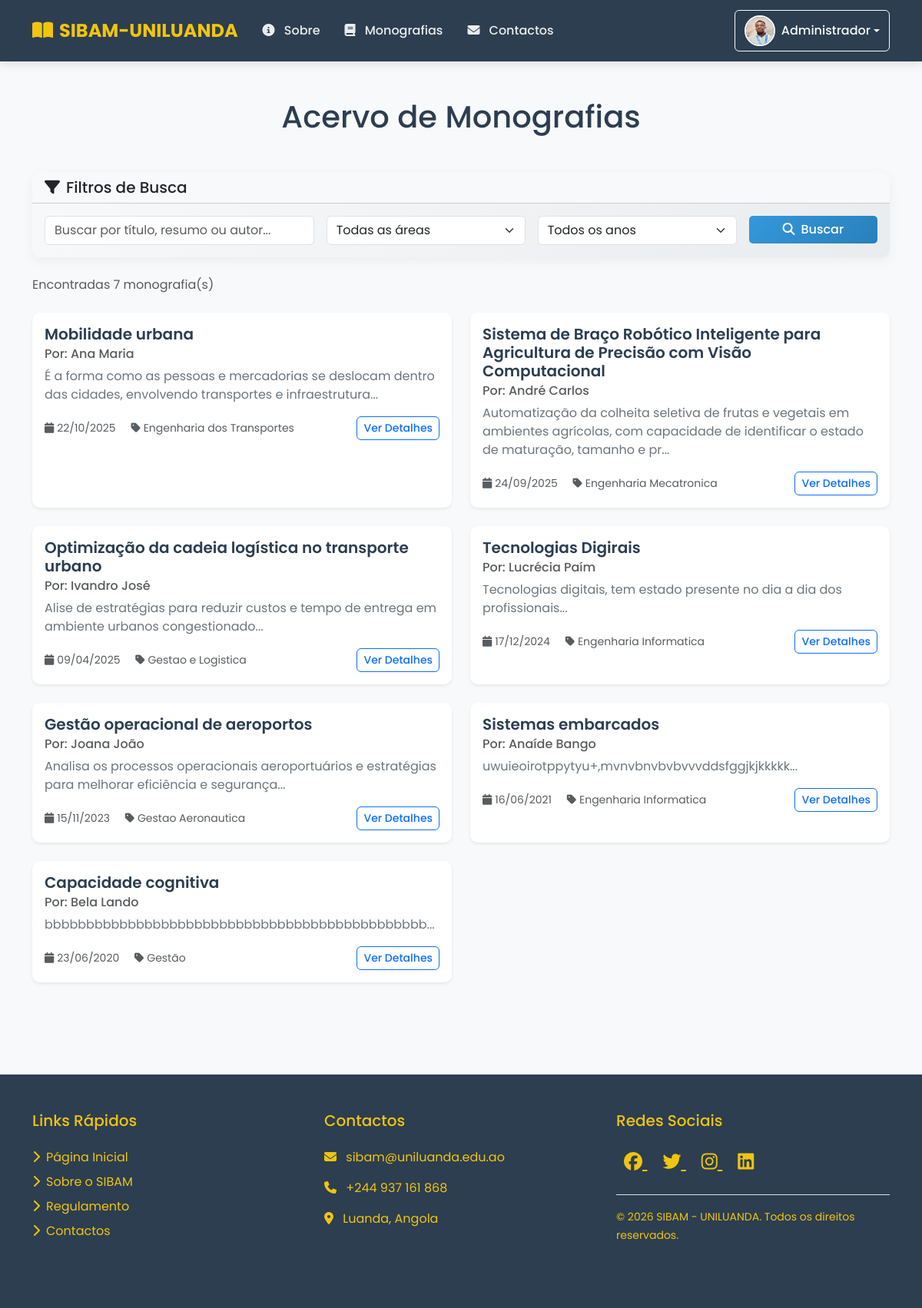
Before: /monografias.php (signed in) with the older database file.
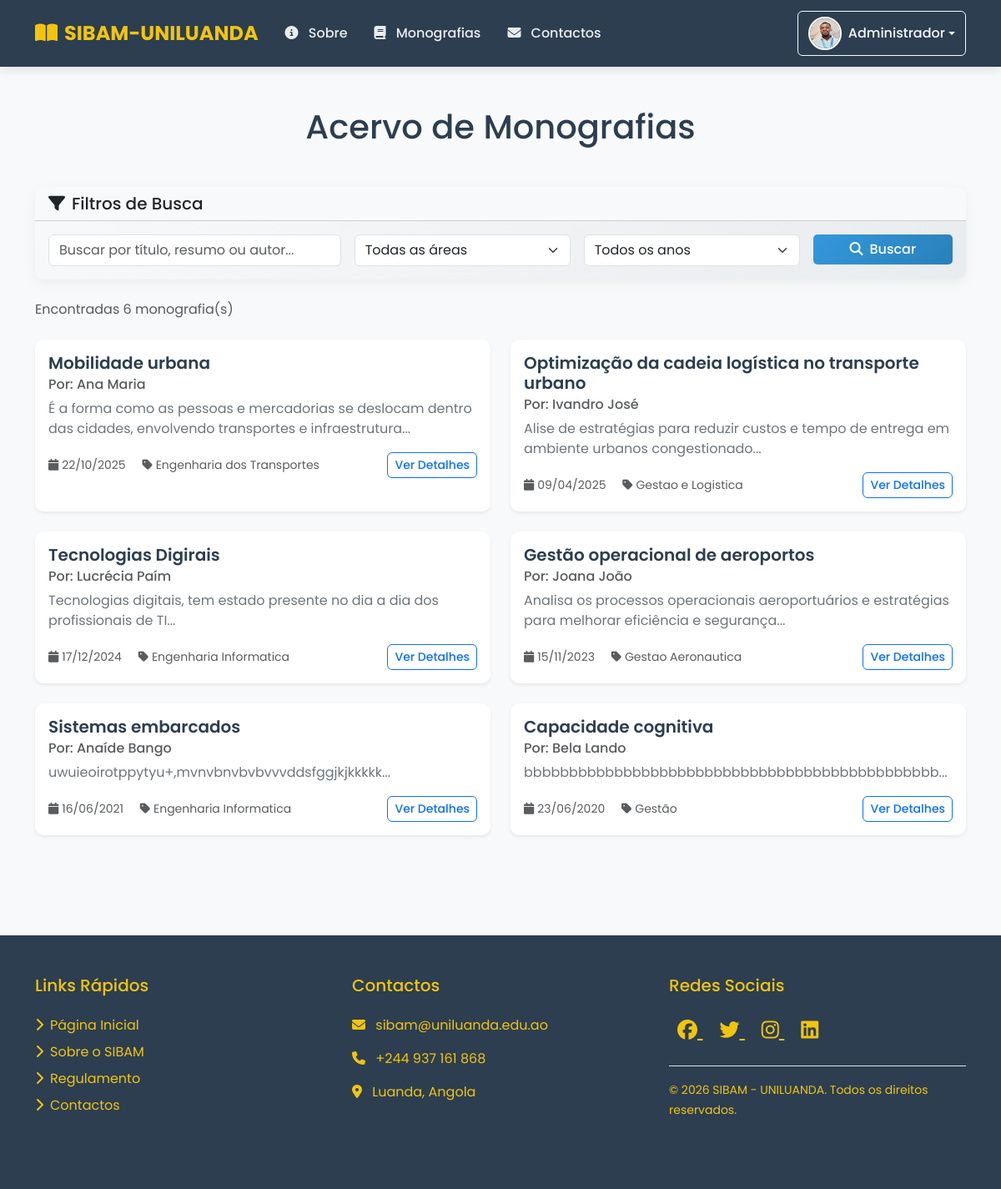
After: the same page with the newer database file.
### tables this page shows
CREATE TABLE `monografias` (
  `id` int NOT NULL AUTO_INCREMENT,
  `titulo` varchar(255) NOT NULL,
  `resumo` text NOT NULL,
  `autor_id` int NOT NULL,
  `orientador` varchar(100) DEFAULT NULL,
  `area` varchar(100) DEFAULT NULL,
  `palavras_chave` varchar(255) DEFAULT NULL,
  `arquivo` varchar(255) NOT NULL,
  `data_publicacao` date DEFAULT NULL,
  `status` enum('pendente','aprovado','rejeitado') DEFAULT 'pendente',
  `data_submissao` timestamp NULL DEFAULT CURRENT_TIMESTAMP,
  PRIMARY KEY (`id`),
  KEY `autor_id` (`autor_id`),
  CONSTRAINT `fk_monografias_autor` FOREIGN KEY (`autor_id`) REFERENCES `usuarios` (`id`) ON DELETE CASCADE ON UPDATE CASCADE
);

CREATE TABLE `usuarios` (
  `id` int NOT NULL AUTO_INCREMENT,
  `nome` varchar(100) NOT NULL,
  `email` varchar(100) NOT NULL,
  `password` varchar(255) NOT NULL,
  `tipo` enum('admin','estudante','professor') DEFAULT 'estudante',
  `foto` varchar(255) DEFAULT 'default.png',
  `data_criacao` timestamp NULL DEFAULT CURRENT_TIMESTAMP,
  `data_atualizacao` timestamp NULL DEFAULT CURRENT_TIMESTAMP ON UPDATE CURRENT_TIMESTAMP,
  PRIMARY KEY (`id`),
  UNIQUE KEY `email` (`email`)
);

### includes/config.php (called while the page is built, shortened)
<?php
require_once 'functions.php';
function isLoggedIn() {
    return isset($_SESSION['logged_in']) && $_SESSION['logged_in'] === true;
}
?>

### includes/functions.php (called while the page is built, shortened)
<?php
function formatDate($date) {
    return date('d/m/Y', strtotime($date));
}
?>

### monografias.php (the view, shortened to what this page needs)
<?php
require_once 'includes/config.php';
$page = isset($_GET['page']) ? (int)$_GET['page'] : 1;
$limit = 10;
$offset = ($page - 1) * $limit;
$search = isset($_GET['search']) ? sanitizeInput($_GET['search']) : '';
$query = "SELECT m.*, u.nome as autor FROM monografias m
          LEFT JOIN usuarios u ON m.autor_id = u.id
          WHERE 1=1";
$countQuery = "SELECT COUNT(*) as total FROM monografias m
               LEFT JOIN usuarios u ON m.autor_id = u.id
               WHERE 1=1";
$stmt = $db->prepare($countQuery);
$stmt->execute();
$totalRecords = $stmt->fetch(PDO::FETCH_ASSOC)['total'];
$query .= " ORDER BY m.data_publicacao DESC LIMIT :limit OFFSET :offset";
$stmt = $db->prepare($query);
$stmt->bindValue(':limit', $limit, PDO::PARAM_INT);
$stmt->bindValue(':offset', $offset, PDO::PARAM_INT);
$stmt->execute();
$monografias = $stmt->fetchAll(PDO::FETCH_ASSOC);
?>
<!DOCTYPE html>
<html lang="pt-pt">
<head>
    <?php include 'includes/head.php'; ?>
</head>
<body>
    <?php include 'includes/header.php'; ?>
    <div class="container py-5">
        <h1 class="text-center mb-5">Acervo de Monografias</h1>
        <div class="card mb-4 filter-card">
            <div class="card-header bg-light">
                <h5 class="mb-0"><i class="fas fa-filter me-2"></i>Filtros de Busca</h5>
            </div>
            <div class="card-body">
                <form method="GET" class="row g-3">
                    <div class="col-md-4">
                        <input type="text" class="form-control" name="search" placeholder="Buscar por título, resumo ou autor..." value="<?php echo htmlspecialchars($search); ?>">
                    </div>
                    <div class="col-md-3">
                        <select class="form-select" name="area">
                            <option value="">Todas as áreas</option>
                        </select>
                    </div>
                    <div class="col-md-3">
                        <select class="form-select" name="ano">
                            <option value="">Todos os anos</option>
                        </select>
                    </div>
                    <div class="col-md-2">
                        <button type="submit" class="btn btn-primary w-100"><i class="fas fa-search me-2"></i>Buscar</button>
                    </div>
                </form>
            </div>
        </div>
        <div class="mb-4">
            <p class="text-muted">Encontradas <?php echo $totalRecords; ?> monografia(s)</p>
        </div>
        <?php if (count($monografias) > 0): ?>
            <div class="row">
                <?php foreach ($monografias as $monografia): ?>
                    <div class="col-md-6 mb-4">
                        <div class="card h-100 shadow-sm">
                            <div class="card-body">
                                <h5 class="card-title"><?php echo htmlspecialchars($monografia['titulo']); ?></h5>
                                <h6 class="card-subtitle mb-2 text-muted">Por: <?php echo htmlspecialchars($monografia['autor']); ?></h6>
                                <p class="card-text"><?php echo substr(htmlspecialchars($monografia['resumo']), 0, 150); ?>...</p>
                                <div class="d-flex justify-content-between align-items-center">
                                    <small class="text-muted">
                                        <i class="fas fa-calendar me-1"></i><?php echo formatDate($monografia['data_publicacao']); ?>
                                        <i class="fas fa-tag ms-3 me-1"></i><?php echo htmlspecialchars($monografia['area']); ?>
                                    </small>
                                    <a href="detalhes_monografia.php?id=<?php echo $monografia['id']; ?>" class="btn btn-sm btn-outline-primary">Ver Detalhes</a>
                                </div>
                            </div>
                        </div>
                    </div>
                <?php endforeach; ?>
            </div>
        <?php endif; ?>
    </div>
    <?php include 'includes/footer.php'; ?>
</body>
</html>

### includes/head.php (shortened to what this page needs)
<link href="https://cdn.jsdelivr.net/npm/bootstrap@5.3.3/dist/css/bootstrap.min.css" rel="stylesheet">
<link rel="stylesheet" href="https://cdnjs.cloudflare.com/ajax/libs/font-awesome/6.5.0/css/all.min.css">
<link rel="stylesheet" href="https://cdnjs.cloudflare.com/ajax/libs/animate.css/4.1.1/animate.min.css">
<link rel="stylesheet" href="css/style.css">

### includes/header.php (shortened to what this page needs)
<nav class="navbar navbar-expand-lg navbar-dark sticky-top">
    <div class="container">
        <a class="navbar-brand" href="home.php"><i class="fas fa-book-open me-2"></i>SIBAM-UNILUANDA</a>
        <div class="collapse navbar-collapse" id="navbarLinks">
            <ul class="navbar-nav me-auto mb-2 mb-lg-0">
                <li class="nav-item">
                    <a class="nav-link" href="sobre.php"><i class="fas fa-info-circle"></i> Sobre</a>
                </li>
                <li class="nav-item">
                    <a class="nav-link" href="monografias.php"><i class="fas fa-book"></i> Monografias</a>
                </li>
                <li class="nav-item">
                    <a class="nav-link" href="contactos.php"><i class="fas fa-envelope"></i> Contactos</a>
                </li>
            </ul>
        </div>
        <div class="d-flex">
            <?php if (isLoggedIn()): ?>
                <div class="dropdown">
                    <button class="btn btn-outline-light dropdown-toggle d-flex align-items-center" type="button" id="userDropdown" data-bs-toggle="dropdown" aria-expanded="false">
                        <img src="assets/images/avatar/<?php echo htmlspecialchars($_SESSION['user_foto']); ?>"
                             alt="Foto de Perfil"
                             class="rounded-circle me-2 user-avatar"
                             width="40"
                             height="40"
                             onerror="this.src='assets/images/avatar/default.png'">
                        <?php echo htmlspecialchars($_SESSION['user_nome']); ?>
                    </button>
                </div>
            <?php else: ?>
                <button class="btn btn-light btn-login" data-bs-toggle="modal" data-bs-target="#loginModal">
                    <i class="fas fa-sign-in-alt me-2"></i> Entrar
                </button>
            <?php endif; ?>
        </div>
    </div>
</nav>

### includes/footer.php (shortened to what this page needs)
<footer class="py-5 mt-5">
    <div class="container">
        <div class="row">
            <div class="col-md-4 mb-4">
                <h5 class="mb-4">Links Rápidos</h5>
                <ul class="list-unstyled footer-links">
                    <li class="mb-2"><a href="home.php"><i class="fas fa-chevron-right me-2"></i>Página Inicial</a></li>
                    <li class="mb-2"><a href="sobre.php"><i class="fas fa-chevron-right me-2"></i>Sobre o SIBAM</a></li>
                    <li class="mb-2"><a href="regulamento.php"><i class="fas fa-chevron-right me-2"></i>Regulamento</a></li>
                    <li class="mb-2"><a href="contactos.php"><i class="fas fa-chevron-right me-2"></i>Contactos</a></li>
                </ul>
            </div>
            <div class="col-md-4 mb-4">
                <h5 class="mb-4">Contactos</h5>
                <ul class="list-unstyled">
                    <li class="mb-3"><i class="fas fa-envelope me-2"></i> sibam@uniluanda.edu.ao</li>
                    <li class="mb-3"><i class="fas fa-phone me-2"></i> +244 937 161 868</li>
                    <li class="mb-3"><i class="fas fa-map-marker-alt me-2"></i> Luanda, Angola</li>
                </ul>
            </div>
            <div class="col-md-4 mb-4">
                <h5 class="mb-4">Redes Sociais</h5>
                <div class="mb-4">
                    <a href="https://facebook.com/uniluanda" class="social-icon" target="_blank">
                        <i class="fab fa-facebook"></i>
                    </a>
                    <a href="https://twitter.com/uniluanda" class="social-icon" target="_blank">
                        <i class="fab fa-twitter"></i>
                    </a>
                    <a href="https://instagram.com/uniluanda" class="social-icon" target="_blank">
                        <i class="fab fa-instagram"></i>
                    </a>
                    <a href="https://linkedin.com/uniluanda" class="social-icon" target="_blank">
                        <i class="fab fa-linkedin"></i>
                    </a>
                </div>
                <div class="mt-4 pt-3 border-top">
                    <small>© <?php echo date("Y"); ?> SIBAM - UNILUANDA. Todos os direitos reservados.</small>
                </div>
            </div>
        </div>
    </div>
</footer>

### css/style.css (style rules this page uses)
.btn { border-radius: 6px; font-weight: 500; transition: all 0.3s ease; }
.btn-primary { background: linear-gradient(135deg, var(--primary-color), var(--secondary-color)); border: none; }
.card { border: none; border-radius: 10px; box-shadow: 0 5px 15px rgba(0, 0, 0, 0.05); }
.card-header { border-radius: 10px 10px 0 0 !important; }

### monografias.php (style rules this page uses)
:root { --primary-color: #2c3e50; --secondary-color: #3498db; --accent-color: #e74c3c; --light-color: #ecf0f1; --dark-color: #2c3e50; --gold-color: #f1c40f; }
body { font-family: 'Poppins', sans-serif; background-color: #f8f9fa; color: var(--dark-color); min-height: 100vh; display: flex; flex-direction: column; }
.navbar { background: linear-gradient(135deg, var(--primary-color), var(--dark-color)); box-shadow: 0 4px 12px rgba(0, 0, 0, 0.1); padding: 0.8rem 1rem; }
.navbar-brand { font-weight: 700; font-size: 1.5rem; color: var(--gold-color) !important; transition: all 0.3s ease; }
.nav-link { color: rgba(255, 255, 255, 0.9) !important; font-weight: 500; margin: 0 0.5rem; padding: 0.5rem 1rem; border-radius: 4px; transition: all 0.3s ease; }
.nav-link i { margin-right: 8px; }
footer { background: var(--dark-color); color: var(--gold-color) !important; margin-top: auto; }
.footer-links a { color: var(--gold-color) !important; text-decoration: none; transition: all 0.3s ease; }
.social-icon { color: var(--gold-color) !important; font-size: 1.5rem; margin: 0 10px; transition: all 0.3s ease; }
.user-avatar { border: 2px solid white; transition: all 0.3s ease; }
.card { transition: transform 0.2s ease, box-shadow 0.2s ease; border: none; border-radius: 10px; overflow: hidden; }
.filter-card { background: linear-gradient(135deg, #f8f9fa, #e9ecef); border: none; border-radius: 10px; }
.btn-primary { background: linear-gradient(135deg, #3498db, #2980b9); border: none; border-radius: 5px; }
.card-title { color: #2c3e50; font-weight: 600; }
.card-text { color: #6c757d; }

Changed rows visible on the page:
removed monografias: titulo "Sistema de Braço Robótico Inteligente para Agricultura de Precisão com Visão Computacional", autor.nome "André Carlos", resumo "Automatização da colheita seletiva de frutas e vegetais em ambientes agrícolas, com capacidade de identificar o estado de maturação, tamanho e pr", data_publicacao "24/09/2025", area "Engenharia Mecatronica"
changed monografias "Tecnologias Digirais": resumo "Tecnologias digitais, tem estado presente no dia a dia dos profissionais" → "Tecnologias digitais, tem estado presente no dia a dia dos profissionais de TI"
Other visible differences:
$totalRecords: "7" → "6"
